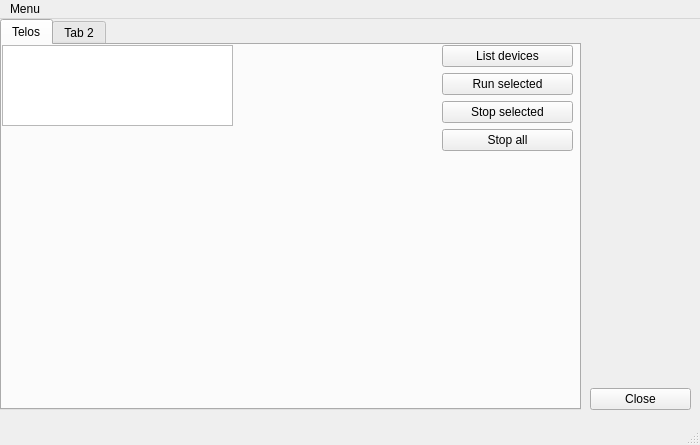
<?xml version="1.0" encoding="UTF-8"?>
<ui version="4.0">
 <class>MainWindow</class>
 <widget class="QMainWindow" name="MainWindow">
  <property name="geometry">
   <rect>
    <x>0</x>
    <y>0</y>
    <width>700</width>
    <height>445</height>
   </rect>
  </property>
  <property name="windowTitle">
   <string>MainWindow</string>
  </property>
  <widget class="QWidget" name="centralwidget">
   <widget class="QTabWidget" name="tabWidget">
    <property name="geometry">
     <rect>
      <x>0</x>
      <y>0</y>
      <width>581</width>
      <height>391</height>
     </rect>
    </property>
    <property name="currentIndex">
     <number>0</number>
    </property>
    <widget class="QWidget" name="tab">
     <attribute name="title">
      <string>Telos</string>
     </attribute>
     <widget class="QListWidget" name="telos_listWidget">
      <property name="geometry">
       <rect>
        <x>0</x>
        <y>0</y>
        <width>231</width>
        <height>81</height>
       </rect>
      </property>
      <property name="selectionMode">
       <enum>QAbstractItemView::MultiSelection</enum>
      </property>
      <property name="sortingEnabled">
       <bool>false</bool>
      </property>
     </widget>
     <widget class="QWidget" name="verticalLayoutWidget">
      <property name="geometry">
       <rect>
        <x>440</x>
        <y>0</y>
        <width>131</width>
        <height>351</height>
       </rect>
      </property>
      <layout class="QVBoxLayout" name="verticalLayout">
       <item>
        <widget class="QPushButton" name="pushButton_telos_list">
         <property name="text">
          <string>List devices</string>
         </property>
        </widget>
       </item>
       <item>
        <widget class="QPushButton" name="pushButton_telos_run">
         <property name="text">
          <string>Run selected</string>
         </property>
        </widget>
       </item>
       <item>
        <widget class="QPushButton" name="pushButton">
         <property name="text">
          <string>Stop selected</string>
         </property>
        </widget>
       </item>
       <item>
        <widget class="QPushButton" name="pushButton_2">
         <property name="text">
          <string>Stop all</string>
         </property>
        </widget>
       </item>
       <item>
        <spacer name="verticalSpacer">
         <property name="orientation">
          <enum>Qt::Vertical</enum>
         </property>
         <property name="sizeHint" stdset="0">
          <size>
           <width>20</width>
           <height>40</height>
          </size>
         </property>
        </spacer>
       </item>
      </layout>
     </widget>
    </widget>
    <widget class="QWidget" name="tab_2">
     <attribute name="title">
      <string>Tab 2</string>
     </attribute>
    </widget>
   </widget>
   <widget class="QWidget" name="verticalLayoutWidget_2">
    <property name="geometry">
     <rect>
      <x>590</x>
      <y>10</y>
      <width>101</width>
      <height>381</height>
     </rect>
    </property>
    <layout class="QVBoxLayout" name="verticalLayout_2">
     <item>
      <spacer name="verticalSpacer_2">
       <property name="orientation">
        <enum>Qt::Vertical</enum>
       </property>
       <property name="sizeType">
        <enum>QSizePolicy::Expanding</enum>
       </property>
       <property name="sizeHint" stdset="0">
        <size>
         <width>20</width>
         <height>40</height>
        </size>
       </property>
      </spacer>
     </item>
     <item>
      <widget class="QPushButton" name="pushButton_Close">
       <property name="text">
        <string>Close</string>
       </property>
      </widget>
     </item>
    </layout>
   </widget>
  </widget>
  <widget class="QMenuBar" name="menubar">
   <property name="geometry">
    <rect>
     <x>0</x>
     <y>0</y>
     <width>700</width>
     <height>25</height>
    </rect>
   </property>
   <widget class="QMenu" name="menuMenu">
    <property name="title">
     <string>Menu</string>
    </property>
   </widget>
   <addaction name="menuMenu"/>
  </widget>
  <widget class="QStatusBar" name="statusbar"/>
 </widget>
 <resources/>
 <connections>
  <connection>
   <sender>pushButton_Close</sender>
   <signal>clicked()</signal>
   <receiver>MainWindow</receiver>
   <slot>close()</slot>
   <hints>
    <hint type="sourcelabel">
     <x>607</x>
     <y>396</y>
    </hint>
    <hint type="destinationlabel">
     <x>685</x>
     <y>402</y>
    </hint>
   </hints>
  </connection>
  <connection>
   <sender>pushButton_telos_list</sender>
   <signal>clicked()</signal>
   <receiver>MainWindow</receiver>
   <slot>telos_list()</slot>
   <hints>
    <hint type="sourcelabel">
     <x>525</x>
     <y>78</y>
    </hint>
    <hint type="destinationlabel">
     <x>691</x>
     <y>55</y>
    </hint>
   </hints>
  </connection>
  <connection>
   <sender>pushButton_telos_run</sender>
   <signal>clicked()</signal>
   <receiver>MainWindow</receiver>
   <slot>telos_run_selected()</slot>
   <hints>
    <hint type="sourcelabel">
     <x>493</x>
     <y>109</y>
    </hint>
    <hint type="destinationlabel">
     <x>688</x>
     <y>87</y>
    </hint>
   </hints>
  </connection>
  <connection>
   <sender>pushButton</sender>
   <signal>clicked()</signal>
   <receiver>MainWindow</receiver>
   <slot>telos_stop_selected()</slot>
   <hints>
    <hint type="sourcelabel">
     <x>524</x>
     <y>140</y>
    </hint>
    <hint type="destinationlabel">
     <x>690</x>
     <y>121</y>
    </hint>
   </hints>
  </connection>
  <connection>
   <sender>pushButton_2</sender>
   <signal>clicked()</signal>
   <receiver>MainWindow</receiver>
   <slot>telos_stop_all()</slot>
   <hints>
    <hint type="sourcelabel">
     <x>553</x>
     <y>168</y>
    </hint>
    <hint type="destinationlabel">
     <x>691</x>
     <y>152</y>
    </hint>
   </hints>
  </connection>
 </connections>
 <slots>
  <slot>telos_list()</slot>
  <slot>telos_run_selected()</slot>
  <slot>telos_stop_selected()</slot>
  <slot>telos_stop_all()</slot>
 </slots>
</ui>
